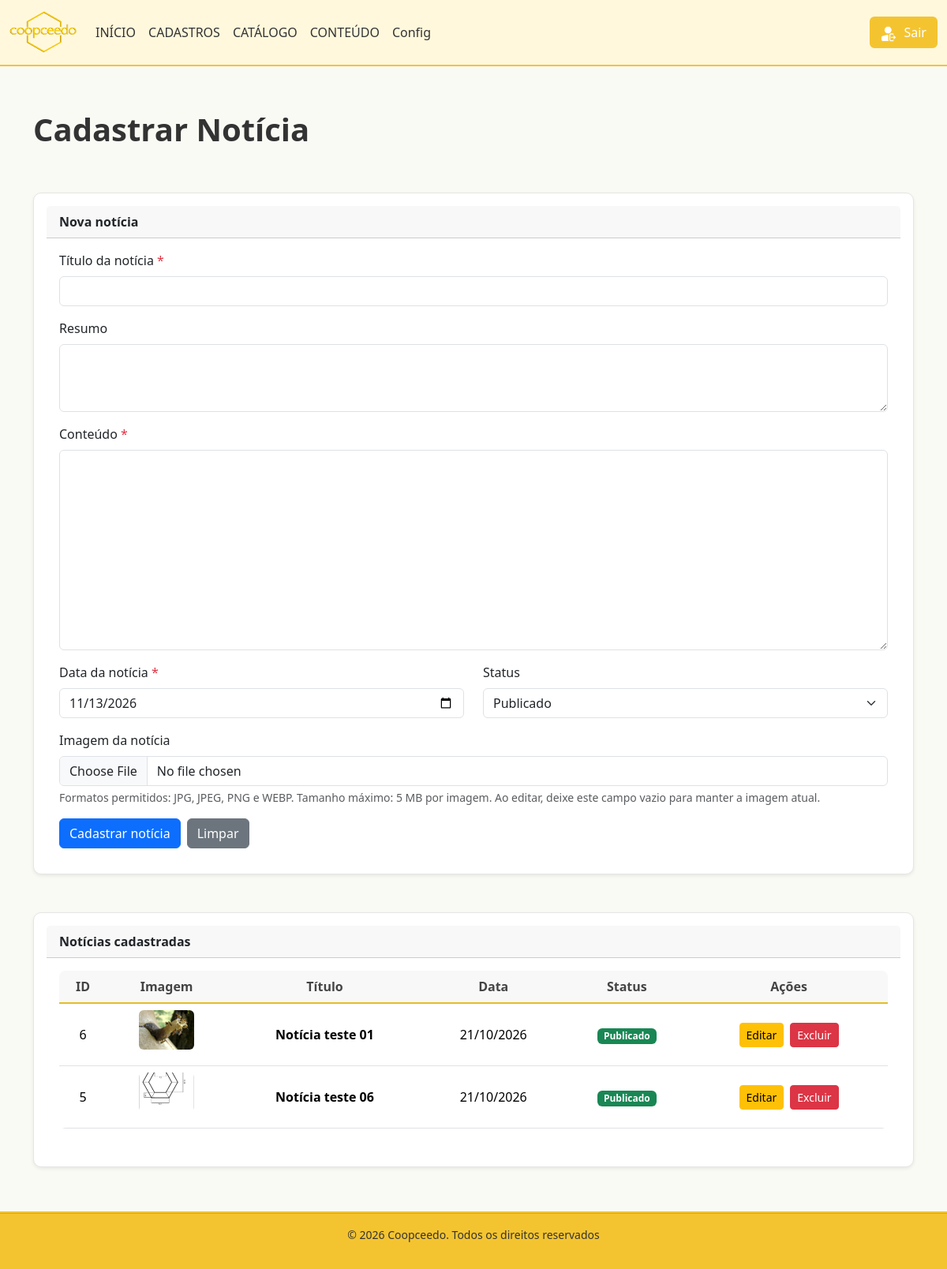
/painel/form_noticias.php (signed in), run on the app's committed database.
### tables this page shows
CREATE TABLE `noticias` (
  `id_noticia` int(11) NOT NULL,
  `titulo_noticia` varchar(255) NOT NULL,
  `resumo_noticia` text DEFAULT NULL,
  `conteudo_noticia` text NOT NULL,
  `imagem_noticia` varchar(255) DEFAULT NULL,
  `data_noticia` date NOT NULL,
  `status_noticia` enum('Publicado','Rascunho') DEFAULT 'Publicado',
  `dt_cad_noticia` timestamp NOT NULL DEFAULT current_timestamp()
);

### painel/form_noticias.php (the view, shortened to what this page needs)
<?php
include 'conexao.php';
function caminhoImagemNoticia($nomeArquivo)
{
    $nomeArquivo = basename((string) $nomeArquivo);
    if (is_file(__DIR__ . '/uploads/' . $nomeArquivo)) {
        return 'uploads/' . rawurlencode($nomeArquivo);
    }
    return 'uploads/' . rawurlencode($nomeArquivo);
}
$editando = false;
$noticia = [
    'id_noticia'       => '',
    'titulo_noticia'   => '',
    'resumo_noticia'   => '',
    'conteudo_noticia' => '',
    'imagem_noticia'   => '',
    'data_noticia'     => date('Y-m-d'),
    'status_noticia'   => 'Publicado'
];
?>
<!DOCTYPE html>
<html lang="pt-BR">
<head>
    <?php include 'includes_painel/head.php'; ?>
    <link
        rel="stylesheet"
        href="css/cadastros.css"
    >
</head>
<body>
<?php include 'includes_painel/header.php'; ?>
<main class="container my-4">
    <div class="d-flex justify-content-between align-items-center mb-4">
        <h1>
            <?php
            echo $editando
                ? 'Editar Notícia'
                : 'Cadastrar Notícia';
            ?>
        </h1>
    </div>
    <div class="card shadow-sm mb-5">
        <div class="card-header">
            <strong>
                <?php
                echo $editando
                    ? 'Alterar notícia'
                    : 'Nova notícia';
                ?>
            </strong>
        </div>
        <div class="card-body">
            <form
                action="salvar_noticia.php"
                method="POST"
                enctype="multipart/form-data"
            >
                <div class="mb-3">
                    <label
                        for="titulo_noticia"
                        class="form-label"
                    >
                        Título da notícia
                        <span class="text-danger">
                            *
                        </span>
                    </label>
                    <input
                        type="text"
                        class="form-control"
                        id="titulo_noticia"
                        name="titulo_noticia"
                        maxlength="255"
                        required
                        value="<?php echo htmlspecialchars(
                            $noticia['titulo_noticia'],
                            ENT_QUOTES,
                            'UTF-8'
                        ); ?>"
                    >
                </div>
                <div class="mb-3">
                    <label
                        for="resumo_noticia"
                        class="form-label"
                    >
                        Resumo
                    </label>
                    <textarea
                        class="form-control"
                        id="resumo_noticia"
                        name="resumo_noticia"
                        rows="3"
                    ><?php echo htmlspecialchars(
                    ); ?></textarea>
                </div>
                <div class="mb-3">
                    <label
                        for="conteudo_noticia"
                        class="form-label"
                    >
                        Conteúdo
                        <span class="text-danger">
                            *
                        </span>
                    </label>
                    <textarea
                        class="form-control"
                        id="conteudo_noticia"
                        name="conteudo_noticia"
                        rows="10"
                        required
                    ><?php echo htmlspecialchars(
                    ); ?></textarea>
                </div>
                <div class="row">
                    <div class="col-md-6 mb-3">
                        <label
                            for="data_noticia"
                            class="form-label"
                        >
                            Data da notícia
                            <span class="text-danger">
                                *
                            </span>
                        </label>
                        <input
                            type="date"
                            class="form-control"
                            id="data_noticia"
                            name="data_noticia"
                            required
                            value="<?php echo htmlspecialchars(
                                $noticia['data_noticia'],
                                ENT_QUOTES,
                                'UTF-8'
                            ); ?>"
                        >
                    </div>
                    <div class="col-md-6 mb-3">
                        <label
                            for="status_noticia"
                            class="form-label"
                        >
                            Status
                        </label>
                        <select
                            class="form-select"
                            id="status_noticia"
                            name="status_noticia"
                        >
                            <option
                                value="Publicado"
                                <?php
                                echo (
                                    $noticia['status_noticia']
                                    === 'Publicado'
                                )
                                    ? 'selected'
                                    : '';
                                ?>
                            >
                                Publicado
                            </option>
                        </select>
                    </div>
                </div>
                <div class="mb-3">
                    <label
                        for="imagem_noticia"
                        class="form-label"
                    >
                        Imagem da notícia
                    </label>
                    <input
                        type="file"
                        class="form-control"
                        id="imagem_noticia"
                        name="imagem_noticia"
                        accept=".jpg,.jpeg,.png,.webp,image/jpeg,image/png,image/webp"
                        data-max-size="5242880"
                    >
                    <div class="form-text">
                        Formatos permitidos: JPG, JPEG, PNG e WEBP.
                        Tamanho máximo: 5 MB por imagem.
                        Ao editar, deixe este campo vazio para manter a imagem atual.
                    </div>
                </div>
                <div class="d-flex gap-2">
                    <button
                        type="submit"
                        class="btn btn-primary"
                    >
                        <?php
                        echo $editando
                            ? 'Atualizar notícia'
                            : 'Cadastrar notícia';
                        ?>
                    </button>
                    <a
                        href="form_noticias.php"
                        class="btn btn-secondary"
                    >
                        Limpar
                    </a>
                </div>
            </form>
        </div>
    </div>
    <div class="card shadow-sm">
        <div class="card-header">
            <strong>
                Notícias cadastradas
            </strong>
        </div>
        <div class="card-body">
            <div class="table-responsive">
                <table class="table table-hover align-middle">
                    <thead>
                        <tr>
                            <th>ID</th>
                            <th>Imagem</th>
                            <th>Título</th>
                            <th>Data</th>
                            <th>Status</th>
                            <th class="text-center">
                                Ações
                            </th>
                        </tr>
                    </thead>
                    <tbody>
                    <?php
                    $sql_lista = "SELECT
                                    id_noticia,
                                    titulo_noticia,
                                    imagem_noticia,
                                    data_noticia,
                                    status_noticia
                                  FROM noticias
                                  ORDER BY
                                    data_noticia DESC,
                                    id_noticia DESC";
                    $resultado_lista = mysqli_query(
                        $conexao,
                        $sql_lista
                    );
                    if (
                        $resultado_lista &&
                        mysqli_num_rows($resultado_lista) > 0
                    ):
                        while (
                            $item =
                            mysqli_fetch_assoc($resultado_lista)
                        ):
                    ?>
                        <tr>
                            <td>
                                <?php
                                echo (int)
                                    $item['id_noticia'];
                                ?>
                            </td>
                            <td>
                                <?php if (
                                    !empty(
                                        $item['imagem_noticia']
                                    )
                                ): ?>
                                    <img
                                        src="<?php
                                        echo htmlspecialchars(
                                            caminhoImagemNoticia($item['imagem_noticia']),
                                            ENT_QUOTES,
                                            'UTF-8'
                                        );
                                        ?>"
                                        alt="Imagem da notícia"
                                        style="
                                            width: 70px;
                                            height: 50px;
                                            object-fit: cover;
                                        "
                                        class="rounded"
                                    >
                                <?php else: ?>
                                    <span class="text-muted">
                                        Sem imagem
                                    </span>
                                <?php endif; ?>
                            </td>
                            <td>
                                <strong>
                                    <?php
                                    echo htmlspecialchars(
                                        $item['titulo_noticia'],
                                        ENT_QUOTES,
                                        'UTF-8'
                                    );
                                    ?>
                                </strong>
                            </td>
                            <td>
                                <?php
                                echo date(
                                    'd/m/Y',
                                    strtotime(
                                        $item['data_noticia']
                                    )
                                );
                                ?>
                            </td>
                            <td>
                                <?php if (
                                    $item['status_noticia']
                                    === 'Publicado'
                                ): ?>
                                    <span class="badge bg-success">
                                        Publicado
                                    </span>
                                <?php else: ?>
                                    <span class="badge bg-secondary">
                                        Rascunho
                                    </span>
                                <?php endif; ?>
                            </td>
                            <td class="text-center">
                                <div
                                    class="d-flex justify-content-center gap-2"
                                >
                                    <a
                                        href="form_noticias.php?id=<?php
                                        echo (int)
                                            $item['id_noticia'];
                                        ?>"
                                        class="btn btn-sm btn-warning"
                                    >
                                        Editar
                                    </a>
                                    <form
                                        action="excluir_noticia.php"
                                        method="POST"
                                        onsubmit="return confirm(
                                            'Tem certeza que deseja excluir esta notícia?'
                                        );"
                                    >
                                        <button
                                            type="submit"
                                            class="btn btn-sm btn-danger"
                                        >
                                            Excluir
                                        </button>
                                    </form>
                                </div>
                            </td>
                        </tr>
                    <?php
                        endwhile;
                    endif; ?>
                    </tbody>
                </table>
            </div>
        </div>
    </div>
</main>
<?php include 'includes_painel/footer.php'; ?>
</body>
</html>

### painel/css/colors.css (style rules this page uses)
:root { --color-primary: #FFF8DC; --color-secondary: #F4C430; --color-light: #FAFAF5; --color-dark: #333333; --color-accent: #3A6EA5; }

### painel/css/style.css (style rules this page uses)
html, body { height: 100%; margin: 0; font-family: 'Segoe UI', sans-serif; background-color: var(--color-light); color: var(--color-dark); display: flex; flex-direction: column; }
main { flex: 1; padding: 2rem; }

### painel/css/cadastros.css (style rules this page uses)
main h1 { font-weight: 600; margin-bottom: 2rem; color: #333; text-align: center; }
.card { border: 1px solid #e5e5e5; transition: transform 0.2s ease, box-shadow 0.2s ease, border-color 0.2s ease; cursor: pointer; background-color: #fff; padding: 1rem; border-radius: 10px; box-shadow: 0 2px 6px rgba(0, 0, 0, 0.06); }
.card img { width: 64px; height: 64px; margin-bottom: 12px; object-fit: contain; }
.table { background-color: #fff; border-radius: 8px; overflow: hidden; }
.table th { background-color: #f8f8f8; border-bottom: 2px solid #e3bd26; font-weight: 600; text-align: center; color: #444; }
.table td { text-align: center; vertical-align: middle; }

### data on the page
noticias: id_noticia "6", imagem_noticia (picture), titulo_noticia "Notícia teste 01", data_noticia "21/10/2026", status_noticia "Publicado"
noticias: id_noticia "5", imagem_noticia (picture), titulo_noticia "Notícia teste 06", data_noticia "21/10/2026", status_noticia "Publicado"
